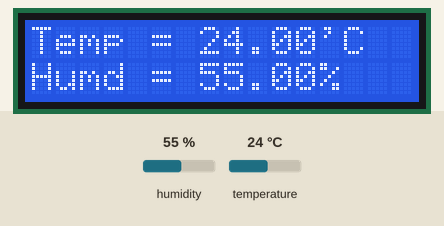
The sketch below on a simulated ESP32. Parts: 16×2 character LCD. The test bench sets the inputs (shaded band); at power-on: humidity 55 %, temperature 24 °C.

Above: at 3.2 s.
3.3 s: humidity set to 22 %
At 4.7 s:
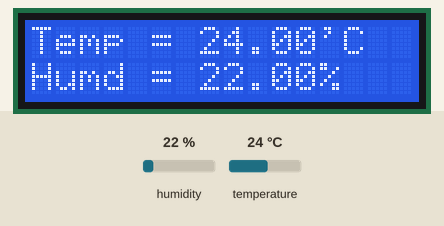
6.0 s: temperature set to 12 °C
At 7.0 s:
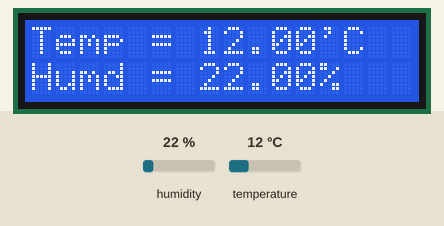
8.7 s: humidity set to 40 %
At 11.5 s:
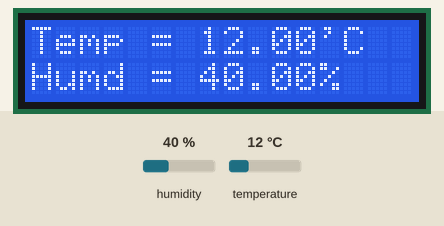
11.8 s: temperature set to 19 °C
At 13.8 s:
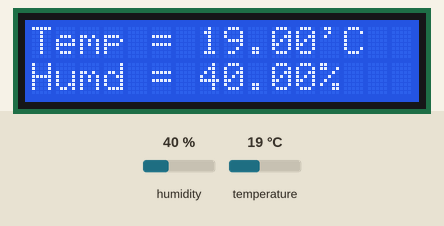
Timing chart, 0 to 15.3 s (numbered marks = the images above; inputs shaded):
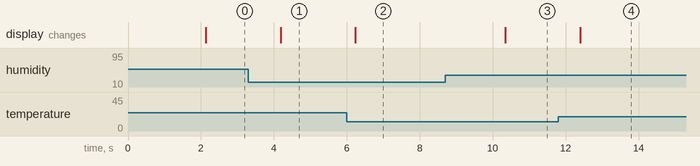

The sketch:

DHT11_WITH_LCD.ino
```cpp
#include <Wire.h>
#include <LiquidCrystal_I2C.h>
#include "DHT.h"

#define DHTPIN 4        // Pin DHT11 dihubungkan ke pin GPIO 4
#define DHTTYPE DHT11   // Tipe sensor DHT

// Set alamat I2C serta jenis LCD
LiquidCrystal_I2C lcd(0x27, 16, 2); // Alamat I2C adalah 0x27
DHT dht(DHTPIN, DHTTYPE);           // Menginisialisasi DHT sensor

void setup() {
  Serial.begin(115200); // Start serial communication
  lcd.init();         // Inisialisasi LCD
  dht.begin();        // Inisialisasi DHT11 sensor
  lcd.clear();
  lcd.setCursor(0, 0);
  lcd.backlight();
  lcd.print(F("Hello World"));
  delay(2000);        // Jeda 2 detik untuk stabilisasi
}

void loop() {
  float h = dht.readHumidity();     // Baca kelembaban dalam RH (%)
  float t = dht.readTemperature();  // Baca suhu dalam Celcius (default)

  // Cek pembacaan dan komunikasi dengan DHT11
  if (isnan(h) || isnan(t)) {
    lcd.clear();
    lcd.setCursor(0, 0);
    lcd.print(F("GAGAL MEMBACA"));
    return; // Cek semua pembacaan
  }

  // Tampilkan suhu dan kelembaban
  lcd.clear();
  lcd.setCursor(0, 0);
  lcd.print("Temp = ");
  lcd.print(t); // Tampilkan suhu dalam Celcius
  lcd.print("'C");
  lcd.setCursor(0, 1);
  lcd.print("Humd = "); // Tampilkan kelembaban udara
  lcd.print(h);
  lcd.print("% ");
  delay(2000); // Delay untuk pembacaan berikutnya

  // Optional: Print to Serial Monitor for debugging
  // Serial.print("Temperature = ");
  // Serial.print(t);
  // Serial.print("°C | ");
  // Serial.print("Humidity = ");
  // Serial.print(h);
  // Serial.println("% ");
}
```

Measured:
- after the input at 3.3 s, the display: changes after 0.88 s (image 1)
- after the input at 6.0 s, the display: changes after 0.24 s (image 2)
- after the input at 8.7 s, the display: changes after 1.6 s (image 3)
- after the input at 11.8 s, the display: changes after 0.60 s (image 4)
